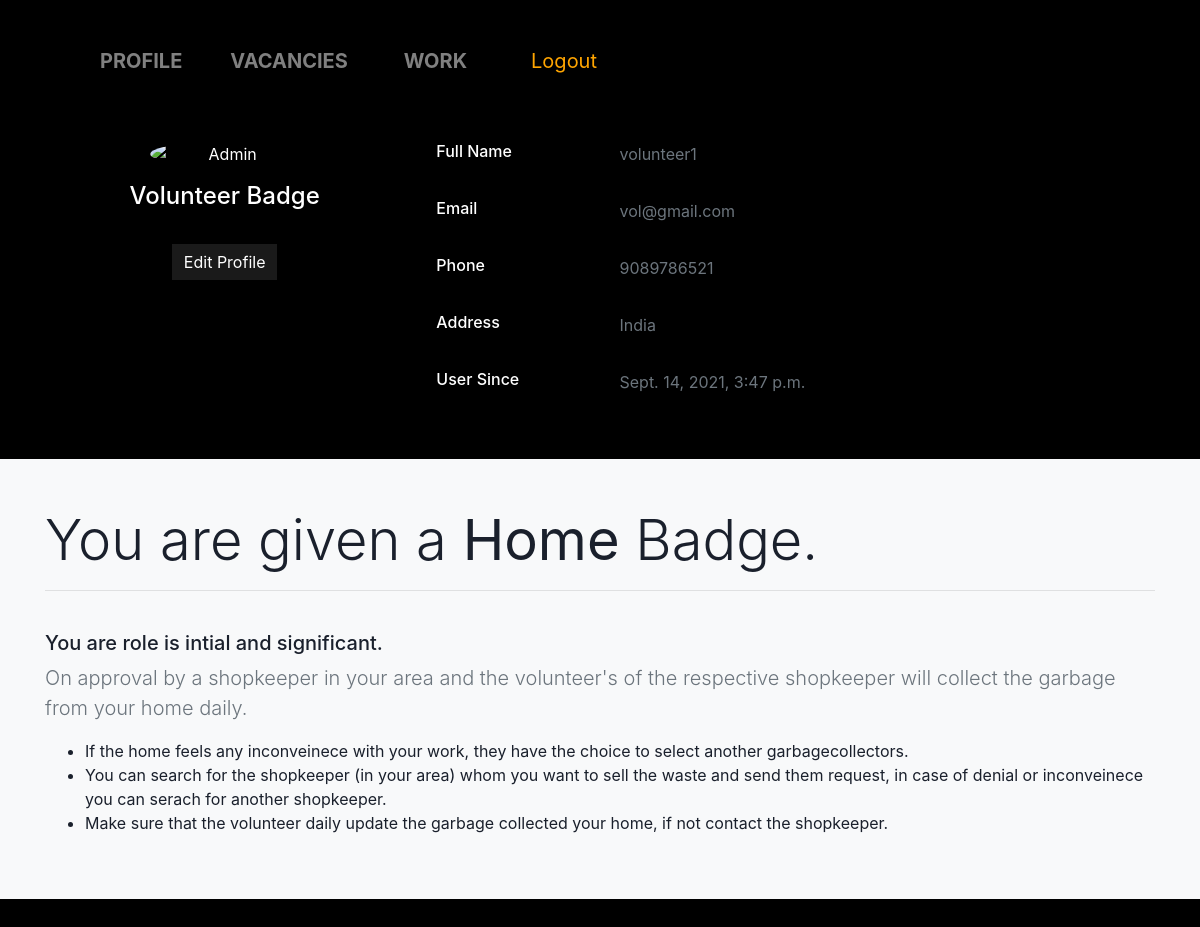
Page /profile_volunteer/1 on the committed database.
### my_app/models.py (models this page shows, shortened)
class volunteer(models.Model):
    id = models.AutoField(primary_key=True)
    name = models.CharField("Owner's name",max_length=225)
    password = models.CharField("Password",max_length=100)
    phone = models.CharField("Your Phone Number",max_length=100)
    email = models.EmailField("Your Email")
    address = models.CharField("Your Address",max_length=200)
    created_on = models.DateTimeField(auto_now_add=True)

### my_app/views.py (the view)
# urls.py: path('profile_volunteer/<int:id>',views.volunteer_profile,name="profile_volunteer"),
def volunteer_profile(request,id):
    member = volunteer.objects.get(id=id)
    return render(request,'volunteer/volunteer_page.html',{'member':member})

### my_app/templates/volunteer/volunteer_page.html (shortened to what this page needs)
<!DOCTYPE html>
<html lang="en">
<head>
    <link rel="stylesheet" href="https://maxcdn.bootstrapcdn.com/bootstrap/4.0.0/css/bootstrap.min.css">
</head>
<body>
        <div class="container">
          <div class="container">
            <nav class="navbar navbar-expand-sm navbar-dark text-center">
            <div class="collapse navbar-collapse" id="navbarNav">
              <ul class="navbar-nav">
                <li class="nav-item">
                  <a class="nav-link" href="{% url 'profile_volunteer' member.id %}">Profile</a>
                </li>
                <li class="nav-item">
                  <a class="nav-link" href="{% url 'hiring_offers' member.id %}">Vacancies</a>
                </li>
                <li class="nav-link">
                  <a class="nav-link" href="{% url 'home_list' member.id %}">Work</a>
                </li>
                <form method="POST" action="{% url 'logout' %}">
                  <li class="nav-item">
                    <input style="padding: .5em .8em;font-size: 20px;color: orange;background: none;border: none;" type="submit" value="Logout">
                  </li>
                </form>
              </ul>
            </div>
          </nav>
          </div>
                  <br>
                  <div class="row gutters-sm">
                    <div class="col-md-4 mb-3">
                      <div class="card">
                        <div class="card-body">
                          <div class="d-flex flex-column align-items-center text-center">
                            <img src="https://th.bing.com/th/id/OIP.jKGF2cak8wxuGoOa2B_HUQHaFk?w=227&h=180&c=7&r=0&o=5&dpr=1.25&pid=1.7" alt="Admin" class="rounded-circle" width="150">
                            <div class="mt-3">
                              <h4>Volunteer Badge</h4><br>
                              <a style="text-decoration: none;color:white"class="btn btn-three" href="{% url 'vol_edit' member.id %}" >Edit Profile</a>
                            </div>
                          </div>
                        </div>
                      </div>
                    </div>
                    <div class="col-md-8">
                      <div class="card mb-3">
                        <div class="card-body">
                          <div class="row">
                            <div class="col-sm-3">
                              <h6 class="mb-0">Full Name</h6>
                            </div>
                            <div class="col-sm-9 text-secondary" >
                              {{ member.name }}
                            </div>
                          </div>
                          <hr>
                          <div class="row">
                            <div class="col-sm-3">
                              <h6 class="mb-0">Email</h6>
                            </div>
                            <div class="col-sm-9 text-secondary">
                              {{ member.email }}
                            </div>
                          </div>
                          <hr>
                          <div class="row">
                            <div class="col-sm-3">
                              <h6 class="mb-0">Phone</h6>
                            </div>
                            <div class="col-sm-9 text-secondary">
                              {{ member.phone }}
                            </div>
                          </div>
                          <hr>
                          <div class="row">
                            <div class="col-sm-3">
                              <h6 class="mb-0">Address</h6>
                            </div>
                            <div class="col-sm-9 text-secondary">
                                {{ member.address }}
                            </div>
                          </div>
                          <hr>
                          <div class="row">
                            <div class="col-sm-3">
                              <h6 class="mb-0">User Since</h6>
                            </div>
                            <div class="col-sm-9 text-secondary">
                              {{ member.created_on }}
                            </div>
                          </div>
                          <hr>
                        </div>
                      </div>
                    </div>
                  </div>
                </div>
        <div class="bg-light">
          <div class="container py-5">
            <div class="row align-items-center">
              <div class="col-lg-12">
                <h4 class="display-4">You are given a <b>Home</b> Badge.</h4><hr><br>
                <h5>You are role is intial and significant.</h5>
                <p class="lead text-muted"> On approval by a shopkeeper in your area and the volunteer's of the respective shopkeeper will collect the garbage from your home daily. </p>
                <ul>
                  <li>If the home feels any inconveinece with your work, they have the choice to select another garbagecollectors.</li>
                  <li>You can search for the shopkeeper (in your area) whom you want to sell the waste and send them request, in case of denial or inconveinece you can serach for another shopkeeper.</li>
                  <li>Make sure that the volunteer daily update the garbage collected your home, if not contact the shopkeeper.</li>
                </ul>
              </div>
            </div>
          </div>
        </div>
        <br>
        <br>
</body>
</html>

### my_app/templates/volunteer/volunteer_page.html (style rules this page uses)
body { margin-top:20px; color: #1a202c; text-align: left; background-color: black; }
.card { box-shadow: 0 1px 3px 0 rgba(0,0,0,.1), 0 1px 2px 0 rgba(0,0,0,.06); }
.card { position: relative; display: flex; flex-direction: column; min-width: 0; word-wrap: break-word; background-color: transparent; background-clip: border-box; border: 0 solid rgba(0,0,0,.125); border-radius: .25rem; color:white; }
.card-body { flex: 1 1 auto; min-height: 1px; padding: 1rem; }
.gutters-sm { margin-right: -8px; margin-left: -8px; }
.gutters-sm>.col, .gutters-sm>[class*=col-] { padding-right: 8px; padding-left: 8px; }
.mb-3, .my-3 { margin-bottom: 1rem!important; }
.navbar-nav { text-transform: uppercase; text-align: center; font-weight: bold; }
.navbar-nav * { box-sizing: border-box; transition: all .35s ease; }
.navbar-nav li { display: inline-block; list-style: outside none none; margin: .5em 1em; padding: 0; }
.navbar-nav a { padding: .5em .8em; color: rgba(255,255,255,.5); position: relative; text-decoration: none; font-size: 20px; }
.navbar-nav a::before, .navbar-nav a::after { content: ''; height: 14px; width: 14px; position: absolute; transition: all .35s ease; opacity: 0; }
.navbar-nav a::before { content: ''; right: 0; top: 0; border-top: 3px solid orange; border-right: 3px solid orange; transform: translate(-100%, 50%); }
.navbar-nav a:after { content: ''; left: 0; bottom: 0; border-bottom: 3px solid orange; border-left: 3px solid orange; transform: translate(100%, -50%) }
.btn-three { color: #FFF; transition: all 0.5s; position: relative; }
.btn-three::before { content: ''; position: absolute; top: 0; left: 0; width: 100%; height: 100%; z-index: 1; background-color: rgba(255,255,255,0.1); transition: all 0.3s; }
.btn-three::after { content: ''; position: absolute; top: 0; left: 0; width: 100%; height: 100%; z-index: 1; opacity: 0; transition: all 0.3s; border: 1px solid orange; transform: scale(1.2,1.2); }

### rows in the picture
volunteer: name "volunteer1", email "vol@gmail.com", phone "9089786521", address "India", created_on "Sept. 14, 2021, 3:47 p.m."
